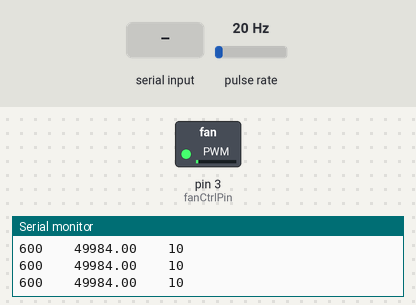
A sketch run on a simulated Arduino Uno, built with avr-gcc and run on an emulated ATmega328P. Shown: switched loads named in the sketch (green lamp = pin HIGH), the last lines printed to the serial monitor. Wiring (inferred from the names in the program): pulse sensor: data pin 2. The inputs (shaded band) are chosen by the test bench; at power-on: pulse rate 20 Hz.

Above: at 1.2 s.
1.3 s: "90,45\n" received over Serial
At 2.2 s:
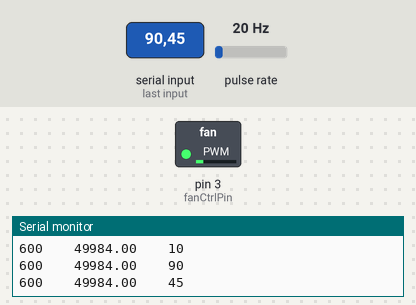
4.0 s: "30,150\n" received over Serial
At 5.0 s:
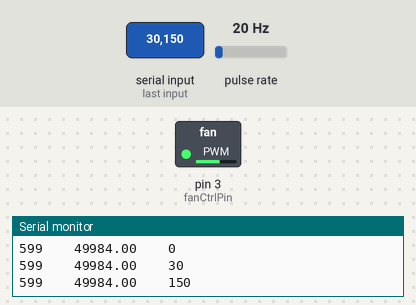
6.7 s: "200\n" received over Serial
At 7.6 s:
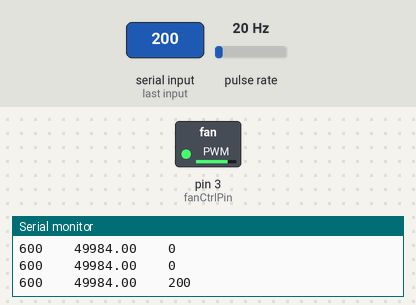
Timing chart, 0 to 9.7 s (numbered marks = the images above; inputs shaded):
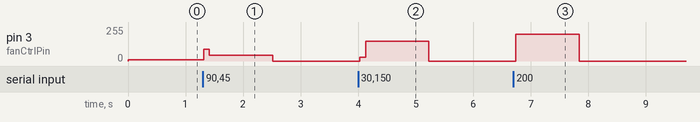

Measured:
- after the input at 1.3 s, pin 3 (fanCtrlPin): 10/255 → 90/255 at once, → 45/255 0.10 s later, → 0/255 1.1 s later
- after the input at 4.0 s, pin 3 (fanCtrlPin): 0/255 → 30/255 at once, → 150/255 0.10 s later, → 0/255 1.1 s later
- after the input at 6.7 s, pin 3 (fanCtrlPin): 0/255 → 200/255 at once, → 0/255 1.1 s later

The sketch:

sensorvoltage.ino
```cpp
// начало

// глобальные переменные

int fanCtrlPin = 3; // выходы на драйвер вентилятора D3
int led = 9; //лампочка
int light=0;//яркость лампочки
int i=0;
volatile float time = 0;
volatile float time_last = 0;
volatile int rpm_array[5] = {0,0,0,0,0};

int freq = 40; //начальная частота
int val=0;//обьявление переменной для считывания

int sensorPin = 2; //тахометр
int sensorValue = 0; //обьявление переменной тахометра


//=====================================
void setup() {
//=====================================
  Serial.begin(9600);// включение монитора
// установка частоты PWM
   TCCR2B = (TCCR2B & 0xF8) | 0x01; // timer 2 (pins 11,3)
  pinMode(fanCtrlPin, OUTPUT); // назначаем контакт как выход
   //Digital Pin 2 Set As An Interrupt
 attachInterrupt(0, fan_interrupt, FALLING);
}

void loop() {
  i=0;
  freq = 10;
 analogWrite(fanCtrlPin, freq);

  int rpm = 0;

  while(1){

     if (Serial.available()) {

    freq = Serial.parseInt();

    analogWrite(fanCtrlPin, freq);
  }
  delay(100);


Serial.print(rpm);
Serial.print("    ");
Serial.print(time);
Serial.print("    ");
Serial.println(freq);

  if(time > 0)
  {
    //5 Sample Moving Average To Smooth Out The Data
      rpm_array[0] = rpm_array[1];
      rpm_array[1] = rpm_array[2];
      rpm_array[2] = rpm_array[3];
      rpm_array[3] = rpm_array[4];
      rpm_array[4] = 60*(1000000/(time*2));
    //Last 5 Average RPM Counts Eqauls....
      rpm = (rpm_array[0] + rpm_array[1] + rpm_array[2] + rpm_array[3] + rpm_array[4]) / 5;
  }

 }


}


//Capture The IR Break-Beam Interrupt
void fan_interrupt()
{
   time = (micros() - time_last);
   time_last = micros();
}
```
